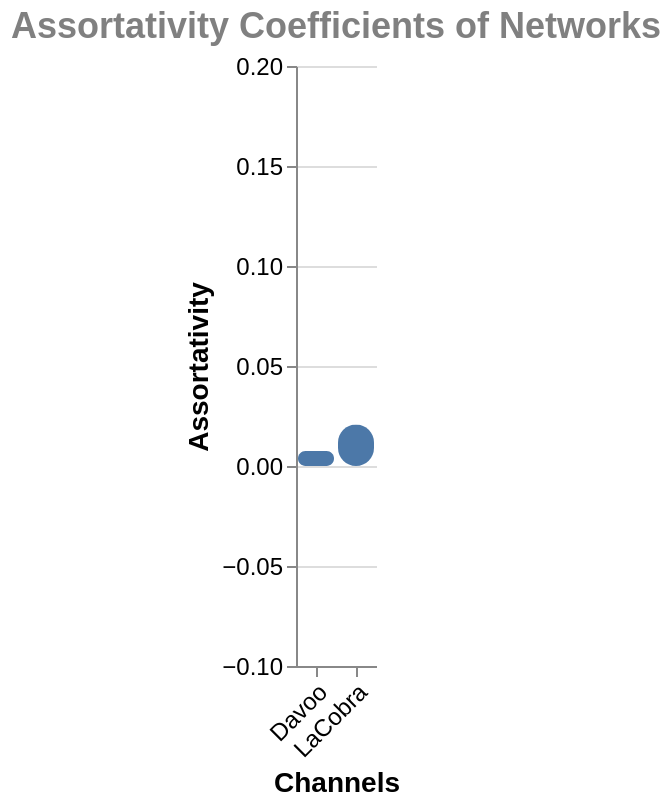

This figure's Vega-Lite source:
### Vega-Lite specification from a JSON file in a GitHub repository (floating-point values rounded to 4 significant figures)
{"config": {"view": {"continuousWidth": 300, "continuousHeight": 300, "strokeOpacity": 0}, "axis": {"labelFontSize": 12, "titleFontSize": 14}, "legend": {"labelFontSize": 12, "titleFontSize": 14}, "title": {"anchor": "start", "color": "gray", "fontSize": 20}}, "data": {"name": "data-52cd9c4ce9acbf634666f1c84b67d5ca"}, "mark": {"type": "bar", "cornerRadius": 10}, "encoding": {"color": {"condition": {"test": "(datum.Assortativity > 0)", "value": "#4c78a8"}, "value": "#e45756"}, "tooltip": [{"field": "Channels", "type": "nominal"}, {"field": "Assortativity", "type": "quantitative"}], "x": {"axis": {"labelAngle": -45}, "field": "Channels", "title": "Channels", "type": "nominal"}, "y": {"field": "Assortativity", "scale": {"domain": [-0.1, 0.2]}, "title": "Assortativity", "type": "quantitative"}}, "height": 300, "title": {"text": "Assortativity Coefficients of Networks", "anchor": "middle", "fontSize": 18}, "width": "container", "$schema": "https://vega.github.io/schema/vega-lite/v5.6.1.json", "datasets": {"data-52cd9c4ce9acbf634666f1c84b67d5ca": [{"Channels": "LaCobra", "Assortativity": 0.02075}, {"Channels": "Davoo", "Assortativity": 0.007452}]}}
